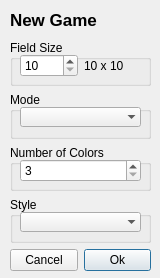
<?xml version="1.0" encoding="UTF-8"?>
<ui version="4.0">
 <class>ModeChooser</class>
 <widget class="QDialog" name="ModeChooser">
  <property name="windowModality">
   <enum>Qt::ApplicationModal</enum>
  </property>
  <property name="geometry">
   <rect>
    <x>0</x>
    <y>0</y>
    <width>160</width>
    <height>278</height>
   </rect>
  </property>
  <property name="minimumSize">
   <size>
    <width>160</width>
    <height>278</height>
   </size>
  </property>
  <property name="maximumSize">
   <size>
    <width>160</width>
    <height>278</height>
   </size>
  </property>
  <property name="windowTitle">
   <string>New Game</string>
  </property>
  <property name="sizeGripEnabled">
   <bool>false</bool>
  </property>
  <property name="modal">
   <bool>true</bool>
  </property>
  <widget class="QWidget" name="verticalLayoutWidget">
   <property name="geometry">
    <rect>
     <x>10</x>
     <y>40</y>
     <width>141</width>
     <height>231</height>
    </rect>
   </property>
   <layout class="QVBoxLayout" name="verticalLayout">
    <item>
     <widget class="QGroupBox" name="groupBox_fieldSize">
      <property name="title">
       <string>Field Size</string>
      </property>
      <widget class="QWidget" name="horizontalLayoutWidget">
       <property name="geometry">
        <rect>
         <x>10</x>
         <y>10</y>
         <width>121</width>
         <height>31</height>
        </rect>
       </property>
       <layout class="QHBoxLayout" name="horizontalLayout">
        <item>
         <widget class="QSpinBox" name="spinBox_fieldSize">
          <property name="minimum">
           <number>10</number>
          </property>
          <property name="maximum">
           <number>30</number>
          </property>
         </widget>
        </item>
        <item>
         <widget class="QLabel" name="label_fieldSize">
          <property name="text">
           <string>10 x 10</string>
          </property>
         </widget>
        </item>
       </layout>
      </widget>
      <zorder>horizontalLayoutWidget</zorder>
      <zorder>label</zorder>
     </widget>
    </item>
    <item>
     <widget class="QGroupBox" name="groupBox_Mode">
      <property name="title">
       <string>Mode</string>
      </property>
      <widget class="QWidget" name="horizontalLayoutWidget_3">
       <property name="geometry">
        <rect>
         <x>10</x>
         <y>10</y>
         <width>121</width>
         <height>31</height>
        </rect>
       </property>
       <layout class="QHBoxLayout" name="horizontalLayout_3">
        <item>
         <widget class="QComboBox" name="comboBox_Modes">
          <property name="currentIndex">
           <number>-1</number>
          </property>
          <property name="frame">
           <bool>false</bool>
          </property>
         </widget>
        </item>
       </layout>
      </widget>
     </widget>
    </item>
    <item>
     <widget class="QGroupBox" name="groupBox_NumberOfColors">
      <property name="title">
       <string>Number of Colors</string>
      </property>
      <widget class="QWidget" name="horizontalLayoutWidget_4">
       <property name="geometry">
        <rect>
         <x>10</x>
         <y>10</y>
         <width>121</width>
         <height>31</height>
        </rect>
       </property>
       <layout class="QHBoxLayout" name="horizontalLayout_4">
        <item>
         <widget class="QSpinBox" name="spinBox_NumberOfColors">
          <property name="minimum">
           <number>3</number>
          </property>
          <property name="maximum">
           <number>8</number>
          </property>
         </widget>
        </item>
       </layout>
      </widget>
     </widget>
    </item>
    <item>
     <widget class="QGroupBox" name="groupBox_Style">
      <property name="title">
       <string>Style</string>
      </property>
      <widget class="QWidget" name="horizontalLayoutWidget_5">
       <property name="geometry">
        <rect>
         <x>10</x>
         <y>10</y>
         <width>121</width>
         <height>31</height>
        </rect>
       </property>
       <layout class="QHBoxLayout" name="horizontalLayout_5">
        <item>
         <widget class="QComboBox" name="comboBox_Styles">
          <property name="currentIndex">
           <number>-1</number>
          </property>
          <property name="frame">
           <bool>false</bool>
          </property>
         </widget>
        </item>
       </layout>
      </widget>
     </widget>
    </item>
    <item>
     <layout class="QHBoxLayout" name="horizontalLayout_2">
      <item>
       <widget class="QPushButton" name="pushButton_NewGame_Cancel">
        <property name="text">
         <string>Cancel</string>
        </property>
       </widget>
      </item>
      <item>
       <widget class="QPushButton" name="pushButton_NewGame_Ok">
        <property name="text">
         <string>Ok</string>
        </property>
        <property name="default">
         <bool>true</bool>
        </property>
        <property name="flat">
         <bool>false</bool>
        </property>
       </widget>
      </item>
     </layout>
    </item>
   </layout>
  </widget>
  <widget class="QLabel" name="label">
   <property name="geometry">
    <rect>
     <x>10</x>
     <y>10</y>
     <width>91</width>
     <height>21</height>
    </rect>
   </property>
   <property name="text">
    <string>&lt;!DOCTYPE HTML PUBLIC &quot;-//W3C//DTD HTML 4.0//EN&quot; &quot;http://www.w3.org/TR/REC-html40/strict.dtd&quot;&gt;
&lt;html&gt;&lt;head&gt;&lt;meta name=&quot;qrichtext&quot; content=&quot;1&quot; /&gt;&lt;style type=&quot;text/css&quot;&gt;
p, li { white-space: pre-wrap; }
&lt;/style&gt;&lt;/head&gt;&lt;body style=&quot; font-family:'Lucida Grande'; font-size:13pt; font-weight:400; font-style:normal;&quot;&gt;
&lt;p style=&quot; margin-top:0px; margin-bottom:0px; margin-left:0px; margin-right:0px; -qt-block-indent:0; text-indent:0px;&quot;&gt;&lt;span style=&quot; font-weight:600;&quot;&gt;New Game&lt;/span&gt;&lt;/p&gt;&lt;/body&gt;&lt;/html&gt;</string>
   </property>
  </widget>
 </widget>
 <resources/>
 <connections/>
</ui>
